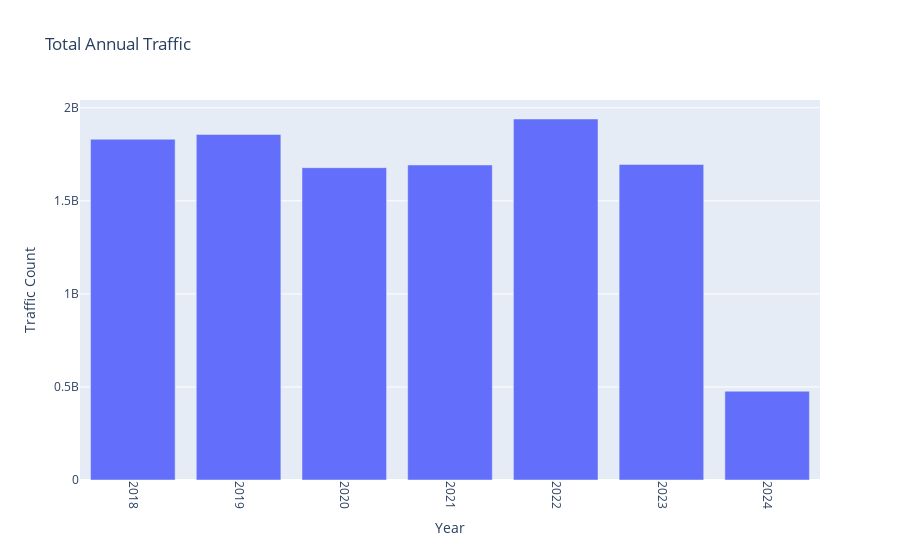

This figure's notebook cell:
### Markdown cell above
#### Annual level aggregation

### Code cell
total_annual_traffic = agg_daily_traffic_volume.groupby('Year')['Traffic Count'].sum().reset_index()
fig = px.bar(total_annual_traffic, x='Year', y='Traffic Count', 
              title='Total Annual Traffic')
fig.update_layout(
    xaxis=dict(
        tickmode='linear',
        tick0=min(total_annual_traffic['Year']),
        dtick=1,
        tickangle=90
    )
)
fig.show()

### Figure 1 — Plotly figure (JSON) as saved in the notebook; plotly's stock layout.template omitted (floating-point values rounded to 4 significant figures)
{"data": [{"alignmentgroup": "True", "hovertemplate": "Year=%{x}<br>Traffic Count=%{y}<extra></extra>", "legendgroup": "", "marker": {"color": "#636efa", "pattern": {"shape": ""}}, "name": "", "offsetgroup": "", "orientation": "v", "showlegend": false, "textposition": "auto", "type": "bar", "x": [2018, 2019, 2020, 2021, 2022, 2023, 2024], "xaxis": "x", "y": [1830837251, 1856630655, 1678166018, 1692687519, 1939597492, 1695162007, 476939803], "yaxis": "y"}], "layout": {"barmode": "relative", "legend": {"tracegroupgap": 0}, "title": {"text": "Total Annual Traffic"}, "xaxis": {"anchor": "y", "domain": [0, 1], "dtick": 1, "tick0": 2018, "tickangle": 90, "tickmode": "linear", "title": {"text": "Year"}}, "yaxis": {"anchor": "x", "domain": [0, 1], "title": {"text": "Traffic Count"}}}}
